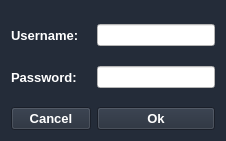
<?xml version="1.0" encoding="UTF-8"?>
<ui version="4.0">
 <class>Login</class>
 <widget class="QWidget" name="Login">
  <property name="geometry">
   <rect>
    <x>0</x>
    <y>0</y>
    <width>226</width>
    <height>141</height>
   </rect>
  </property>
  <property name="windowTitle">
   <string>Login</string>
  </property>
  <property name="styleSheet">
   <string notr="true">background-color: #242c39;</string>
  </property>
  <layout class="QGridLayout" name="gridLayout">
   <item row="5" column="0">
    <widget class="QPushButton" name="Cancel_B">
     <property name="font">
      <font>
       <pointsize>10</pointsize>
       <weight>75</weight>
       <bold>true</bold>
      </font>
     </property>
     <property name="styleSheet">
      <string notr="true">color: rgb(255, 255, 255);</string>
     </property>
     <property name="text">
      <string>Cancel</string>
     </property>
    </widget>
   </item>
   <item row="3" column="0">
    <widget class="QLabel" name="label_2">
     <property name="font">
      <font>
       <pointsize>10</pointsize>
       <weight>75</weight>
       <bold>true</bold>
       <underline>false</underline>
       <strikeout>false</strikeout>
      </font>
     </property>
     <property name="mouseTracking">
      <bool>false</bool>
     </property>
     <property name="styleSheet">
      <string notr="true">color: rgb(255, 255, 255);</string>
     </property>
     <property name="text">
      <string>Password: </string>
     </property>
    </widget>
   </item>
   <item row="5" column="1">
    <widget class="QPushButton" name="Ok_B">
     <property name="font">
      <font>
       <pointsize>10</pointsize>
       <weight>75</weight>
       <bold>true</bold>
      </font>
     </property>
     <property name="styleSheet">
      <string notr="true">color: rgb(255, 255, 255);</string>
     </property>
     <property name="text">
      <string>Ok</string>
     </property>
    </widget>
   </item>
   <item row="3" column="1">
    <widget class="QLineEdit" name="Password_B">
     <property name="styleSheet">
      <string notr="true">background-color: rgb(255, 255, 255);</string>
     </property>
    </widget>
   </item>
   <item row="1" column="0">
    <widget class="QLabel" name="label">
     <property name="font">
      <font>
       <pointsize>10</pointsize>
       <weight>75</weight>
       <bold>true</bold>
       <underline>false</underline>
      </font>
     </property>
     <property name="styleSheet">
      <string notr="true">color: rgb(255, 255, 255);</string>
     </property>
     <property name="text">
      <string>Username: </string>
     </property>
    </widget>
   </item>
   <item row="1" column="1">
    <widget class="QLineEdit" name="Username_B">
     <property name="styleSheet">
      <string notr="true">background-color: rgb(255, 255, 255);</string>
     </property>
    </widget>
   </item>
   <item row="4" column="0" colspan="2">
    <spacer name="verticalSpacer">
     <property name="orientation">
      <enum>Qt::Vertical</enum>
     </property>
     <property name="sizeHint" stdset="0">
      <size>
       <width>20</width>
       <height>40</height>
      </size>
     </property>
    </spacer>
   </item>
   <item row="2" column="0" colspan="2">
    <spacer name="verticalSpacer_2">
     <property name="orientation">
      <enum>Qt::Vertical</enum>
     </property>
     <property name="sizeHint" stdset="0">
      <size>
       <width>20</width>
       <height>40</height>
      </size>
     </property>
    </spacer>
   </item>
   <item row="0" column="0" colspan="2">
    <spacer name="verticalSpacer_3">
     <property name="orientation">
      <enum>Qt::Vertical</enum>
     </property>
     <property name="sizeHint" stdset="0">
      <size>
       <width>20</width>
       <height>40</height>
      </size>
     </property>
    </spacer>
   </item>
  </layout>
 </widget>
 <resources/>
 <connections/>
</ui>
